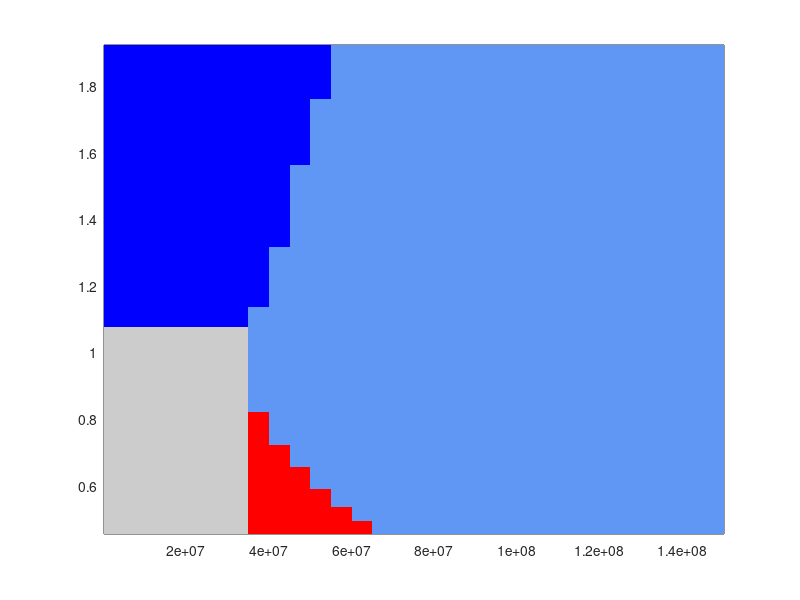

The MATLAB script that drew this image: (Note: this script raises an error after producing the figure.)
% Model parameters
% resource parameters
p.Rmod = 5; % half saturation
p.rho = 0.5; % dilution rate 
p.e = 5e-7; % conversion coefficient
p.b0 = 1.2; % maximum growth rate
% explicit infection parameters 
p.eta = 1; % lysis rate
p.beta = 50; % burst rate
p.phi = 3.4e-10;  % adsorption rate
p.alpha = 2; % transit decision rate
% cell traits
p.ds = 0.2; % death rate of susceptible cells
p.de = 0.2; % death rate of infected cells
p.dl = 0.2; % death rate of lysogenic cells
p.di = 0.2; % death rate of lytic cells
p.m = 0.4;

% read data in, evolution robustness data
evo_robustness_data = importdata('data_robustness_evo_robustness_resource_explicit_NoSuperinfection.txt');
theta_set = [0.01:0.01:0.1, 0.2:0.05:1, 2:0.5:15]; % augumented parameter range
alphaS_set = -1:0.02:0.4; % alphaS < 0, S grows faster than L; alphaS > 0, ...

% Range of Susceptible hosts and resources
S_set = theta_set./(p.e*p.ds);
R_set = p.Rmod*p.ds./((1 - alphaS_set).*p.b0 - p.ds);
R_hor_set = p.beta*p.eta*p.phi.*S_set.*p.alpha./...
             ((p.eta + p.di)*(p.phi*S_set + p.m)*(p.alpha + p.de));
R_c = p.Rmod./(p.b0./(R_hor_set.*p.dl) - 1);

maph = [ 97/255    151/255    244/255 % light blue
         0.8 0.8 0.8 % gray
         1 0 0 % red
         0 0 1]; % blue   
figure;
pcolor(S_set,R_set,evo_robustness_data); 
h = pcolor(S_set,R_set,evo_robustness_data); hold on;
set(h, 'EdgeColor', 'none'); 
colormap(maph); alpha(h,0.7);

plot(S_set, R_c, 'k', 'LineWidth',4); hold on;
set(gca,'XScale','log'); axis square;
set(gca,'FontSize',20);
ax = gca; ax.XAxis.LineWidth = 2; ax.YAxis.LineWidth = 2;
xticks([1e5 1e6 1e7 1e8]); 
yticks(0.5:0.2:max(R_set)); 
xlabel({'Susceptible population, $S^{*} (ml^{-1})$ '}, 'Interpreter','latex', 'FontName', 'Times New Roman','FontSize',25'); 
ylabel({'Resources, $R^{*} (\mu g/ml)$'}, 'Interpreter','latex', 'FontName', 'Times New Roman','FontSize',25'); 
     